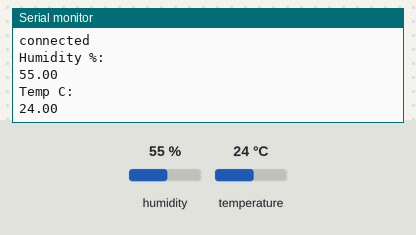
The sketch below on a simulated ESP8266 (NodeMCU). Shown: the last lines printed to the serial monitor. The inputs (shaded band) are chosen by the test bench; at power-on: humidity 55 %, temperature 24 °C. WiFi joins after 1.5 s; servers stay silent unless stated; no MQTT or app messages arrive unless stated.

Above: at 2.7 s.
2.8 s: humidity set to 22 %
At 5.5 s:
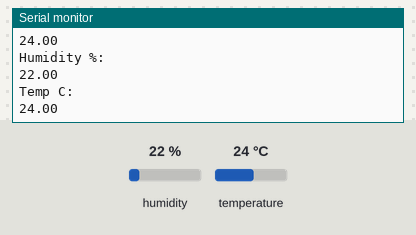
6.6 s: temperature set to 12 °C
At 8.7 s:
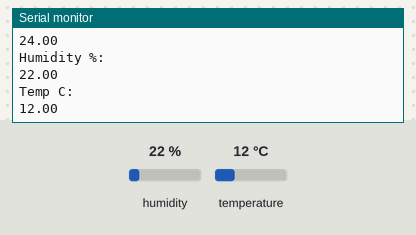
10.4 s: humidity set to 40 %
At 11.9 s:
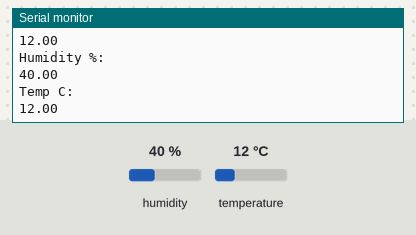
Timing chart, 0 to 13.4 s (numbered marks = the images above; inputs shaded):
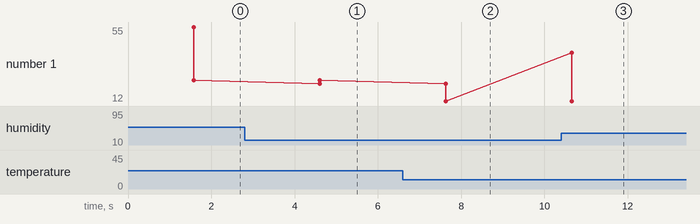

The sketch:

esptestex2.ino
```cpp
#include <ESP8266WiFi.h>
#include <PubSubClient.h>
#include "DHT.h"
#define DHTPIN D2
#define DHTTYPE DHT11
const char* ssid = "TP-Link_FC64";
const char* password =  "66558576";
const char* mqtt_server = "broker.emqx.io";
const int mqtt_port = 1883;
WiFiClient espClient;
PubSubClient client(espClient);
DHT dht(DHTPIN, DHTTYPE);
void setup()
{
  dht.begin();
  Serial.begin(115200);
  WiFi.begin(ssid, password);
  while (WiFi.status() != WL_CONNECTED)
  {
    delay(500);
    Serial.println("Connecting to WiFi..");
  }
  Serial.print("Connected to WiFi :");
  Serial.println(WiFi.SSID());
  client.setServer(mqtt_server, mqtt_port);
  //client.setCallback(callback);
  while (!client.connected())
  {
    Serial.println("Connecting to MQTT...");
    if (client.connect("ESP8266"))
    {
      Serial.println("connected");
    }
    else
    {
      Serial.print("failed with state ");
      Serial.println(client.state());
      delay(2000);
    }
  }
  client.subscribe("esp/test");
}
void loop()
{
  float h = dht.readHumidity();
  float t = dht.readTemperature();
  client.publish("esp/test1", "Humidity %: ");
  Serial.println("Humidity %: ");
  //client.publish("esp/test1", h);
  Serial.println(h);
  client.publish("esp/test1", "Temp C: ");
  Serial.println("Temp C: ");
  //client.publish("esp/test1", h);
  Serial.println(t);
  delay(3000);
  client.loop();
}
```

Measured:
- after the input at 2.8 s, the serial monitor: prints a new line after 1.8 s (image 1)
- after the input at 6.6 s, the serial monitor: prints a new line after 1.0 s (image 2)
- after the input at 10.4 s, the serial monitor: prints a new line after 0.25 s (image 3)
- plotted number 1: 24 → 12 after the input at 6.6 s
